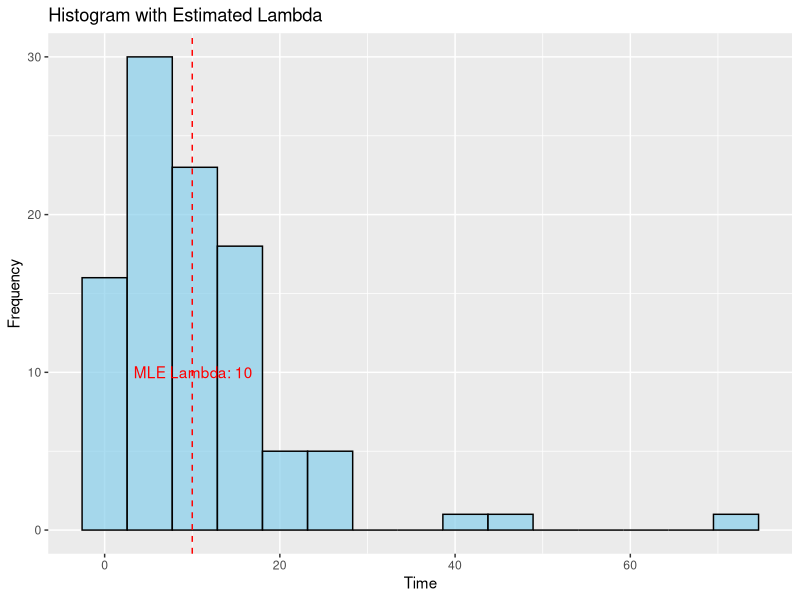

Write the R code that produced this figure.
## ---- chunk 1
knitr::opts_chunk$set(echo = TRUE)
## ---- chunk 2



# Generate synthetic data from an exponential distribution
set.seed(123)
data <- rexp(100, rate = 0.1)

# Likelihood function for the exponential distribution
log_likelihood <- function(lambda) {
  sum(dexp(data, rate = lambda, log = TRUE))
}

# Maximum Likelihood Estimation using optim
result <- optim(par = 0.1, log_likelihood, method = "Brent", lower = 0.001, upper = 10)
mle_lambda <- result$par

# Print the MLE estimate
cat("Maximum Likelihood Estimate for Lambda:", mle_lambda, "\n")


## ---- chunk 3
library(ggplot2)
# Plot the histogram of the data with the estimated lambda
ggplot(data = NULL, aes(x = data)) +
  geom_histogram(bins = 15, fill = "skyblue", color = "black", alpha = 0.7) +
  geom_vline(xintercept = mle_lambda, color = "red", linetype = "dashed") +
  annotate("text", x = mle_lambda + 0.1, y = 10, 
           label = paste("MLE Lambda:", round(mle_lambda, 2)), color = "red") +
  labs(title = "Histogram with Estimated Lambda", x = "Time", y = "Frequency")

## ---- chunk 4




# ?optimize

log_likelihood <- function(p) {
  
  x <- 103
  n <- 200
  
 
  if (p == 0 || p == 1) {
    return(-Inf)  # To avoid log(0) which is undefined
  }
  return(x * log(p) + (n - x) * log(1 - p))
}


result <- optimize(log_likelihood, interval = c(0, 1), maximum = TRUE)


result



## ---- chunk 5

weights <- c(59.001, 38.267, 41.025, 35.555, 46.690, 20.994, 39.407, 52.780, 
             57.495, 52.416, 60.062, 48.149, 40.182, 50.929, 49.472, 49.197, 
             43.459, 40.493, 60.196, 58.590, 53.645, 53.837, 61.134, 62.115, 
             46.517, 41.404, 56.500, 53.281, 44.821, 47.610, 51.178, 58.315, 
             34.411, 47.795, 41.828, 60.767, 60.797, 51.421, 51.570, 48.313, 
             47.310, 58.078, 38.753, 35.692, 50.604, 42.070, 53.403, 47.405, 
             36.952, 53.682)

normal <- function(x,data)(
  
  return (
    sum(dnorm(x,mean(data),sd(data),log = TRUE))
  )
)

result <- optimize(normal,interval = c(-100,+100),data=weights, maximum = TRUE)
result

## ---- chunk 6

